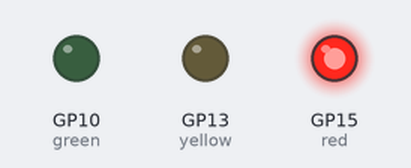
Bench run of a program on a simulated Raspberry Pi Pico running MicroPython. Parts: output pins drawn as LEDs (lit = HIGH). Wiring (from the project's diagram.json): green LED on GP10, yellow LED on GP13, red LED on GP15.

Above: at 1.1 s.
At 2.6 s:
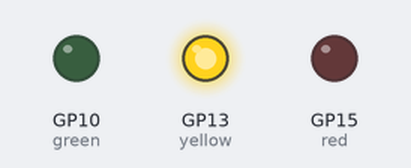
At 4.6 s:
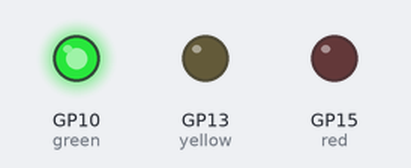
Timing chart, 0 to 7.9 s (numbered marks = the images above):
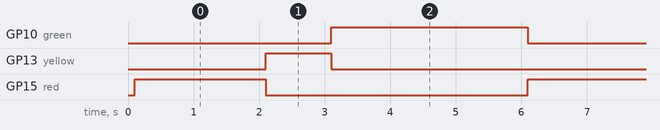

Measured:
- by itself, GP10 (green): alternates HIGH for 3.0 s and LOW for 3.0 s
- by itself, GP13 (yellow): alternates HIGH for 1.0 s and LOW for 5.0 s
- by itself, GP15 (red): alternates HIGH for 2.0 s and LOW for 4.0 s

The program:

main.py
```python
from machine import Pin
import time

time.sleep(0.1)

led = dict(
    red=Pin(15, Pin.OUT),
    yellow=Pin(13, Pin.OUT),
    green=Pin(10, Pin.OUT),
)


colors = ("red", "yellow", "green")
durations = (2,1,3)

while True:
    for color, duration in zip(colors, durations):

        led[color].value(1)
        remaining_colors = tuple(c for c in colors if c != color)

        # turn off the other LEDs
        led[remaining_colors[0]].value(0)
        led[remaining_colors[1]].value(0)

        time.sleep(duration)
```
